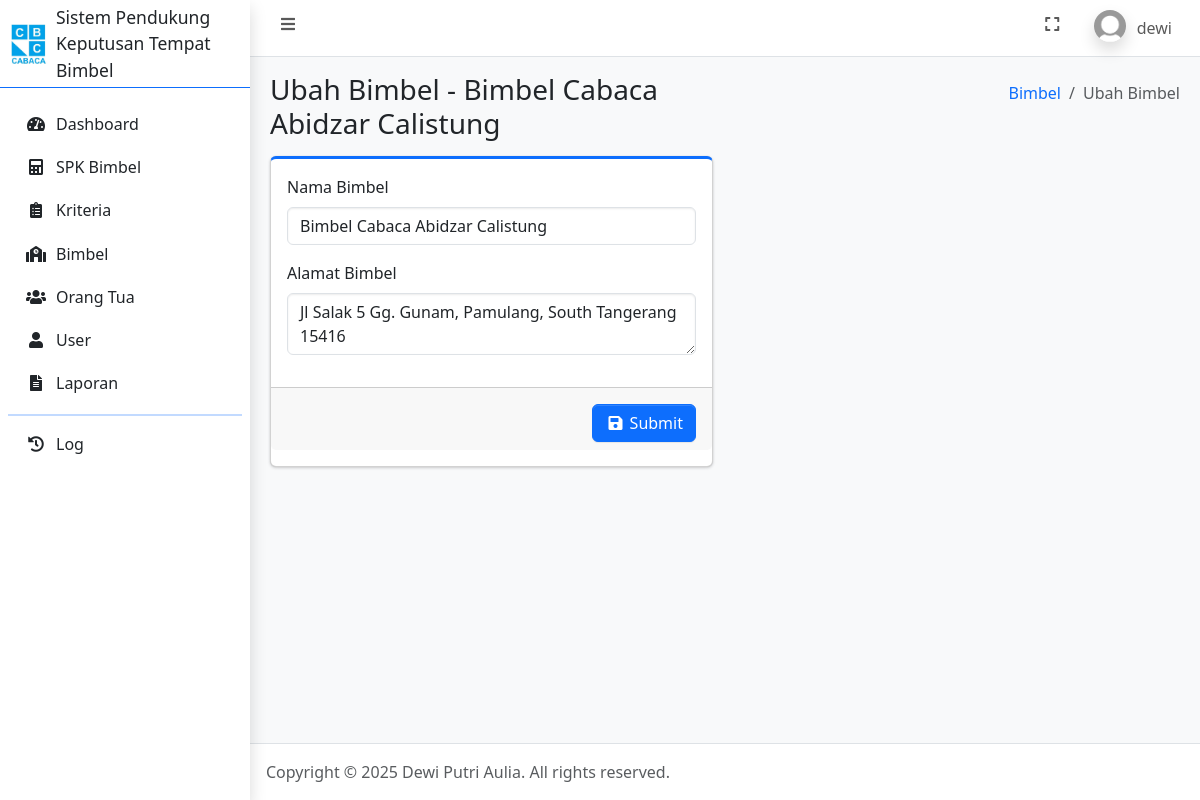
Page /ubah_bimbel.php?id_bimbel=1 (signed in) on the earlier database version.
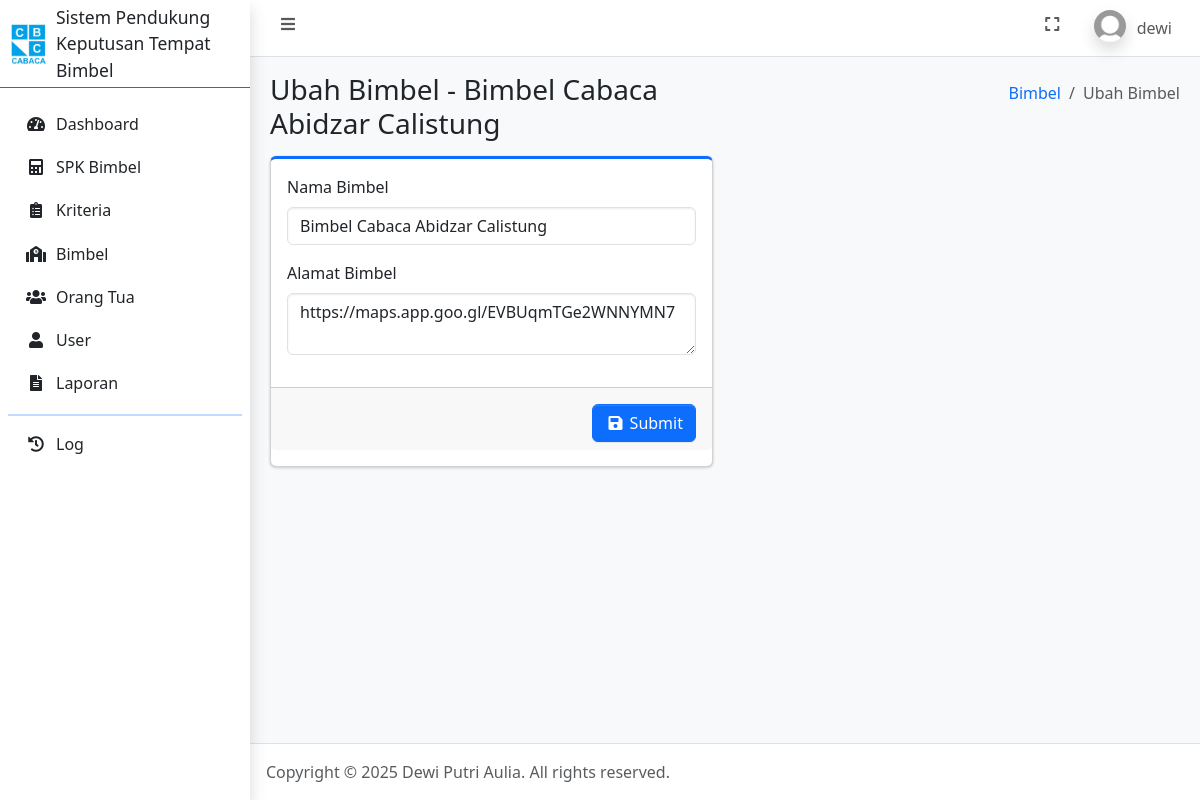
Same page on the later database version.
### tables this page shows
CREATE TABLE `bimbel` (
  `id_bimbel` int(11) NOT NULL,
  `nama_bimbel` varchar(100) NOT NULL,
  `alamat_bimbel` text NOT NULL,
  `dibuat_pada` timestamp NOT NULL DEFAULT current_timestamp()
);

### ubah_bimbel.php (the view, shortened to what this page needs)
<?php
    require_once 'connection.php';
    $id_bimbel = $_GET['id_bimbel'];
    $data_bimbel = mysqli_fetch_assoc(mysqli_query($conn, "SELECT * FROM bimbel WHERE id_bimbel = '$id_bimbel'"));
?>
<!DOCTYPE html>
<html lang="en">
<head>
    <?php include_once 'include/head.php'; ?>
</head>
<body class="layout-fixed sidebar-expand-lg bg-body-tertiary">
    <div class="app-wrapper">
        <?php include_once 'include/navbar.php'; ?>
        <?php include_once 'include/sidebar.php'; ?>
        <main class="app-main">
            <div class="app-content-header">
                <div class="container-fluid">
                    <div class="row">
                        <div class="col-sm-6">
                            <h3 class="mb-0">Ubah Bimbel - <?= $data_bimbel['nama_bimbel']; ?></h3>
                        </div>
                        <div class="col-sm-6">
                            <ol class="breadcrumb float-sm-end">
                                <li class="breadcrumb-item"><a href="bimbel.php">Bimbel</a></li>
                                <li class="breadcrumb-item active" aria-current="page">
                                    Ubah Bimbel
                                </li>
                            </ol>
                        </div>
                    </div>
                </div>
            </div>
            <div class="app-content">
                <div class="container-fluid">
                    <div class="row">
                        <div class="col-6">
                            <div class="card card-primary card-outline mb-4">
                                <form method="post" enctype="multipart/form-data">
                                    <div class="card-body">
                                        <div class="mb-3">
                                            <label for="nama_bimbel" class="form-label">Nama Bimbel</label>
                                            <input type="text" class="form-control" id="nama_bimbel" name="nama_bimbel" value="<?= $data_bimbel['nama_bimbel']; ?>" required>
                                        </div>
                                        <div class="mb-3">
                                            <label for="alamat_bimbel" class="form-label">Alamat Bimbel</label>
                                            <textarea class="form-control" id="alamat_bimbel" name="alamat_bimbel" required><?= $data_bimbel['alamat_bimbel']; ?></textarea>
                                        </div>
                                    </div>
                                    <div class="card-footer pt-3 text-end">
                                        <button type="submit" name="btnUbahBimbel" class="btn btn-primary"><i class="fas fa-fw fa-save"></i> Submit</button>
                                    </div>
                                </form>
                            </div>
                        </div>
                    </div>
                </div>
            </div>
        </main>
        <?php include_once 'include/footer.php'; ?>
    </div>
</body>
</html>

Differences in the rows shown:
changed bimbel "Bimbel Cabaca Abidzar Calistung": alamat_bimbel "Jl Salak 5 Gg. Gunam, Pamulang, South Tangerang 15416" → "https://maps.app.goo.gl/EVBUqmTGe2WNNYMN7"
